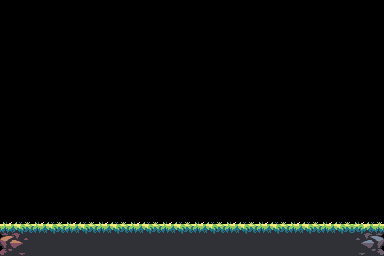

This is a level from a 2D game, rendered from its Tiled map with the project's own tilesets. A one-line summary and the complete map file follow:
An orthogonal 12x8 tile map with 32x32 px tiles, 2 tile layers (Block, Details) and 2 objects.

<map version="1.0" orientation="orthogonal" renderorder="right-down" width="12" height="8" tilewidth="32" tileheight="32" nextobjectid="6">
 <tileset firstgid="1" name="tile" tilewidth="32" tileheight="32" tilecount="330" columns="11">
  <image source="../imgs/tilesets/tile.png" width="352" height="972" />
 </tileset>
 <layer name="Block" width="12" height="8">
  <data encoding="csv">
0,0,0,0,0,0,0,0,0,0,0,0,
0,0,0,0,0,0,0,0,0,0,0,0,
0,0,0,0,0,0,0,0,0,0,0,0,
0,0,0,0,0,0,0,0,0,0,0,0,
0,0,0,0,0,0,0,0,0,0,0,0,
0,0,0,0,0,0,0,0,0,0,0,0,
0,0,0,0,0,0,0,0,0,0,0,0,
6,2,2,2,2,2,2,2,2,2,2,7
</data>
 </layer>
 <layer name="Details" width="12" height="8">
  <data encoding="csv">
0,0,0,0,0,0,0,0,0,0,0,0,
0,0,0,0,0,0,0,0,0,0,0,0,
0,0,0,0,0,0,0,0,0,0,0,0,
0,0,0,0,0,0,0,0,0,0,0,0,
0,0,0,0,0,0,0,0,0,0,0,0,
0,0,0,0,0,0,0,0,0,0,0,0,
9,9,9,9,9,9,9,9,9,9,9,9,
0,0,0,0,0,0,0,0,0,0,0,0
</data>
 </layer>
 <objectgroup name="Player Spawn">
  <object id="1" gid="56" x="160" y="224" width="32" height="32" />
 </objectgroup>
 <objectgroup name="Enemies">
  <object id="2" gid="60" x="288" y="224" width="32" height="32">
   <properties>
    <property name="type" value="Boss" />
   </properties>
  </object>
 </objectgroup>
</map>
